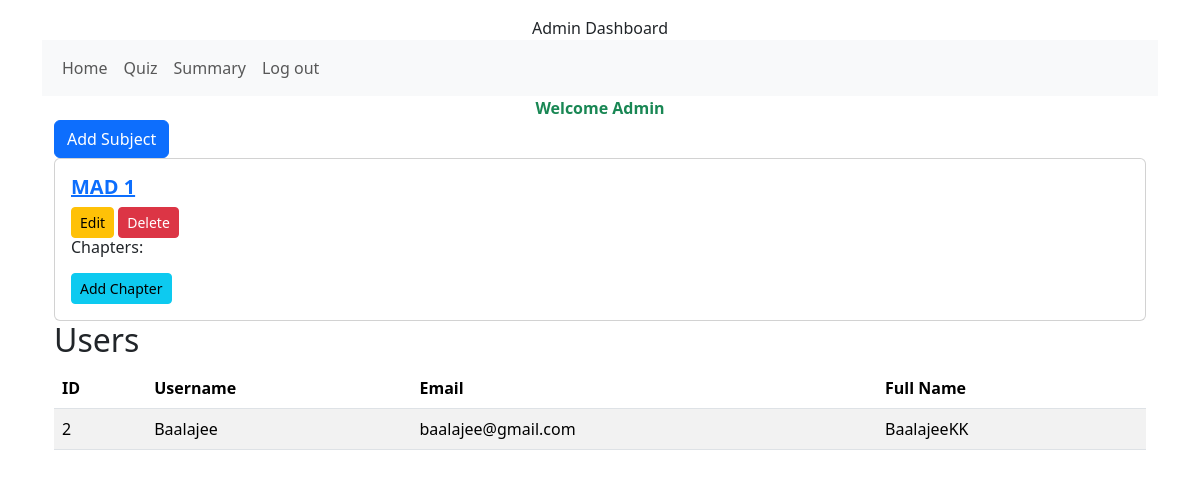
The app's page /admin/dashboard (signed in), older data.
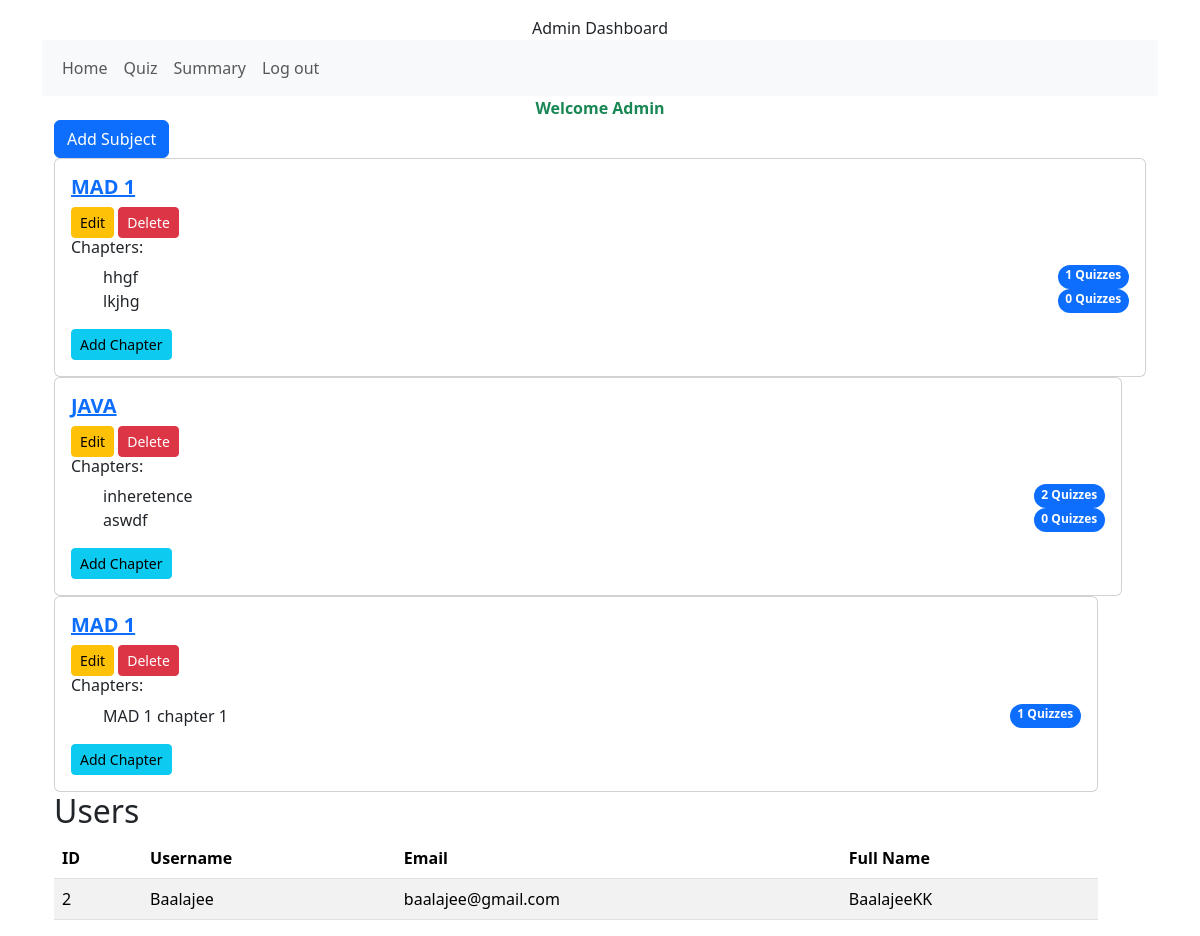
The same page, newer data.
### models/models.py (models this page shows)
class Subject(db.Model):
    __tablename__ = "subjects"
    id = db.Column(db.Integer, primary_key=True, autoincrement=True)
    name = db.Column(db.String(50), nullable=False,unique=True)
    description = db.Column(db.Text)
    remarks = db.Column(db.Text)
    chapters = db.relationship('Chapter', back_populates='subject',cascade="all, delete-orphan")

class User(db.Model):
    __tablename__ = "users"
    id = db.Column(db.Integer, primary_key=True, autoincrement=True)
    username = db.Column(db.String(50), nullable=False, unique=True)
    email = db.Column(db.String(100), nullable=False, unique=True)
    password = db.Column(db.String(255), nullable=False)
    full_name = db.Column(db.String(100), nullable=False)
    qualification = db.Column(db.String(50))
    dob = db.Column(db.Date)
    college = db.Column(db.String(100))
    roles = db.Column(db.String(50), nullable=False, default='user')
    scores = db.relationship('Score', back_populates='user',lazy=True)

class Chapter(db.Model):
    __tablename__ = "chapters"
    id = db.Column(db.Integer, primary_key=True, autoincrement=True)
    subject_id = db.Column(db.Integer, db.ForeignKey('subjects.id'), nullable=False)
    name = db.Column(db.String(50), nullable=False)
    description = db.Column(db.Text)
    remarks = db.Column(db.Text)
    subject = db.relationship('Subject', back_populates='chapters')
    quizzes = db.relationship('Quiz', back_populates='chapter',cascade="all, delete-orphan")

### controllers/controllers.py (the view)
@controllers.route("/admin/dashboard")
def admin_dashboard():
    if not check_role('admin'):
        flash('Your not allowed here')
        return redirect(url_for('controllers.login'))
    subjects=Subject.query.all()
    users=User.query.filter_by(roles='user').all()
    return render_template('admin_dashboard.html',subjects=subjects,users=users)

### controllers/controllers.py (called while the page is built)
def check_role(role):
    if 'user_id' in session and session['role']==role:
        return True
    return False

### templates/admin_dashboard.html
{% extends 'layout.html' %}
{% block body %}
<div class="containner">
    <div class="text-center">Admin Dashboard</div>
    <nav class="navbar navbar-expand-sm bg-light">
        <div class="container-fluid">
            <ul class="navbar-nav">
                <li class="nav-item">
                    <a class="nav-link" href="{{url_for('controllers.admin_dashboard')}}">Home</a>
                </li>
                <li>
                    <a class="nav-link" href ="{{url_for('controllers.quiz_show')}}">Quiz</a>
                </li>
                <li>
                    <a class="nav-link" href ="{{url_for('controllers.summary_show')}}">Summary</a>
                </li>
                <li>
                    <a class="nav-link" href ="{{url_for('controllers.logout')}}">Log out</a>
                </li>
            </ul>
        </div>
    </nav>
    <div class="text-center text-success fw-bold">Welcome Admin</div>
    <div class="container-fluid">
        <a href="{{url_for('controllers.subject_create')}}" class="btn btn-primary">Add Subject</a>
        {% for subject in subjects %}
        <div class="row">
            <div clas="col-sm">
                <div class="card">
                    <div class="card-body">
                        <h5 class="card-title">
                            <a class="fw-bold" href="{{url_for('controllers.subject_show',id=subject.id)}}">{{subject.name}}</a>
                        </h5>
                        <a href="{{url_for('controllers.subject_edit',id=subject.id)}}" class="btn btn-sm btn-warning">Edit</a>
                        <a href="{{url_for('controllers.subject_delete',id=subject.id)}}" class="btn btn-sm btn-danger">Delete</a>
                        <h6>Chapters:</h6>
                        <ul list="list-group">
                            {% for chapter in subject.chapters %}
                            <li class="list-group-item d-flex justify-content-between algin-items-center">
                                {{chapter.name}}
                                <span class="badge bg-primary rounded-pill">{{chapter.quizzes|length}} Quizzes</span>
                            </li>
                            {% endfor %}
                        </ul>
                        <a href="{{ url_for('controllers.chapter_create', subject_id=subject.id) }}" class="btn btn-sm btn-info">Add Chapter</a>
             </div>
                </div>
            </div>
            {% endfor %}
        </div>
        <h2>Users</h2>
        <div class="row">
            <div class="col-md-12">
                <table class="table table-striped">
                    <thead>
                        <tr>
                            <th>ID</th>
                            <th>Username</th>
                            <th>Email</th>
                            <th>Full Name</th>
                        </tr>
                    </thead>
                    <tbody>
                        {% for user in users %}
                        <tr>
                            <td>{{ user.id }}</td>
                            <td>{{ user.username }}</td>
                            <td>{{ user.email }}</td>
                            <td>{{ user.full_name }}</td>
                        </tr>
                        {% endfor %}
                    </tbody>
                </table>
            </div>
    </div>
    </div>
</div>
{% endblock %}

### templates/layout.html (shortened to what this page needs)
<!DOCTYPE html>
<html lang="en">
<head>
    <link href="https://cdn.jsdelivr.net/npm/bootstrap@5.3.3/dist/css/bootstrap.min.css" rel="stylesheet">
</head>
<body>
    <div class="container pt-3">
        {% block body %}
        {% endblock %}
    </div>
</body>
</html>

Row changes from the older to the newer data that the page shows:
added Chapter: name "hhgf", quizzes|length "1", shown under Subject (number 1 of 3 on the later page)
added Chapter: name "lkjhg", quizzes|length "0", shown under Subject (number 1 of 3 on the later page)
added Subject: name "JAVA"
added Chapter: name "inheretence", quizzes|length "2", shown under "JAVA"
added Chapter: name "aswdf", quizzes|length "0", shown under "JAVA"
added Subject: name "MAD 1"
added Chapter: name "MAD 1 chapter 1", quizzes|length "1", shown under "MAD 1"
